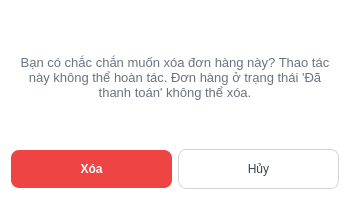
<?xml version="1.0" encoding="UTF-8"?>
<ui version="4.0">
 <class>Dialog</class>
 <widget class="QDialog" name="Dialog">
  <property name="geometry">
   <rect>
    <x>0</x>
    <y>0</y>
    <width>350</width>
    <height>200</height>
   </rect>
  </property>
  <property name="windowTitle">
   <string>Dialog</string>
  </property>
  <property name="styleSheet">
   <string notr="true">/* 1. Tổng thể Cửa sổ Dialog */
QDialog {
    background-color: #ffffff;
    border-radius: 12px; /* Bo góc mềm mại cho cửa sổ */
}

/* 2. Tiêu đề xác nhận (Are you sure?) */
QLabel#lblCanhBao {
   font-size: 13px;
    font-weight: 400; /* Regular cấp độ 4 [cite: 64] */
    color: #6b7280;   /* Màu xám nhạt để làm dịu thông tin phụ */
}

/* 4. Nút XÓA (Hành động chính - Màu đỏ Warning) */
QPushButton#btnXoa {
    background-color: #ef4444; /* Màu đỏ cảnh báo từ Figma */
    color: #ffffff;
    font-weight: 700;
    border-radius: 8px;
    padding: 12px 24px;
    min-width: 100px;
}

QPushButton#btnXoa:hover {
    background-color: #dc2626; /* Đỏ đậm hơn khi di chuột qua */
}

/* 5. Nút HỦY (Hành động phụ - Màu trung tính) */
QPushButton#btnHuy {
    background-color: #ffffff;
    color: #374151;
    border: 1px solid #d1d5db; /* Viền xám mảnh [cite: 81] */
    border-radius: 8px;
    padding: 12px 24px;
    min-width: 100px;
}

QPushButton#btnHuy:hover {
    background-color: #f3f4f6; /* Xám cực nhạt khi hover */
}
</string>
  </property>
  <layout class="QVBoxLayout" name="verticalLayout">
   <item>
    <widget class="QLabel" name="lblCanhBao">
     <property name="text">
      <string>Bạn có chắc chắn muốn xóa đơn hàng này? Thao tác này không thể hoàn tác. Đơn hàng ở trạng thái 'Đã thanh toán' không thể xóa.</string>
     </property>
     <property name="alignment">
      <set>Qt::AlignCenter</set>
     </property>
     <property name="wordWrap">
      <bool>true</bool>
     </property>
    </widget>
   </item>
   <item>
    <layout class="QHBoxLayout" name="horizontalLayout">
     <item>
      <widget class="QPushButton" name="btnXoa">
       <property name="text">
        <string>Xóa</string>
       </property>
      </widget>
     </item>
     <item>
      <widget class="QPushButton" name="btnHuy">
       <property name="text">
        <string>Hủy</string>
       </property>
      </widget>
     </item>
    </layout>
   </item>
  </layout>
 </widget>
 <resources/>
 <connections/>
</ui>
